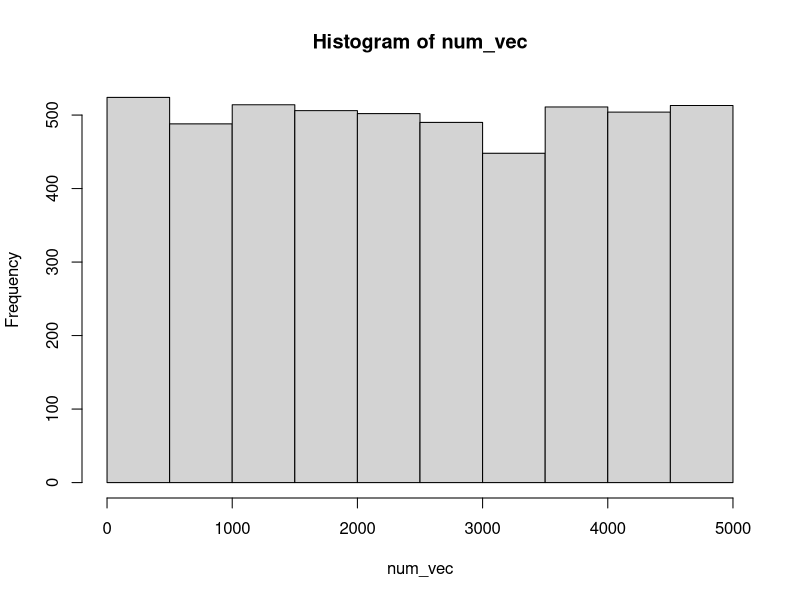

This figure's R source:
## ---- chunk 1
num_vec <- c(1,3,5)
num_vec

typeof(num_vec)

is.numeric(num_vec)

is.double(num_vec)

(mode(num_vec) == "numeric")
## ---- chunk 2

int_vec <- c(5L)

typeof(int_vec)

is.numeric(int_vec)

is.integer(int_vec)

is.double(int_vec)

## ---- chunk 3
char_vec <- c("Hello", "World")

char_vec

typeof(char_vec)

is.character(char_vec)

length(char_vec)

## ---- chunk 4
log_vec <- rep(c(TRUE, FALSE), each=20)
log_vec

is.logical(log_vec)

is.numeric(log_vec)

is.character(log_vec)
## ---- chunk 5
num <- c(1:50)

num %% 2 == 0

table(num %% 2 == 0)

which(num %% 2 == 0)

typeof(num %% 2 == 0)

## Complete.cases and is.na()
sample <- cbind(col1=rep(c(1,NA,3)),col2=rep(c(NA,4,6)))

typeof(sample)

is.na(sample)

complete.cases(sample)

## ---- chunk 6


int_vec <- c(int_vec, 6)

is.numeric(int_vec)

is.integer(int_vec)

is.double(int_vec)

## ---- chunk 7

another_int_vec <- as.integer(3,19)

is.numeric(another_int_vec)

is.integer(another_int_vec)

is.double(another_int_vec)

## ---- chunk 8
num_vec[1]
num_vec[2]

num_vec[4]

num_vec[0]

## ---- chunk 9
num_vec[4] <- 7 ## You can only do this if you know the dimensions and if you know the last used index
num_vec

num_vec <- c(num_vec,9)
num_vec

num_vec <- num_vec[-1]
num_vec

## ---- chunk 10
vec_1 <- seq(1:3)

length(vec_1)

#vec_2 <- seq(1:20, by=2)

vec_2 <- seq(1, 20, by=2)

length(vec_2)

## Recycling of smaller vectors when operating with larger vectors

vec_2

vec_1

vec_2 + vec_1

vec_3 <- seq(1, 20, by=3)

vec_3 + vec_1

1:10 %% 2

## Seq in loop operations

x <- rnorm(5)

for(i in seq(x)) {
    print(x[i])
}

## ---- chunk 11
vec <- rep(1, 5)
vec

rep(c(5,12,13),3)

rep(c(5,12,13),each=2)

## ---- chunk 12
## Single condition

num_vec <- runif(5000, min=1, max=5000)

range(num_vec)

hist(num_vec)

#num_vec[num_vec >= 2500]

length(num_vec[num_vec >= 2500])

## Compound conditions

comp_vec <- seq(1000)

range(comp_vec)

length(comp_vec[(comp_vec >= 250 & comp_vec < 500)])

## ---- chunk 13
x <- c(6,1:3,NA,12)

x

x[x > 5]

subset(x, x > 5)

## ---- chunk 14
x <- 1:3
x

names(x) <- c("one", "two", "three")

x

x["one"]

x["two"]

x["three"]
## ---- chunk 15
mat1 <- matrix(1:12)
mat1

mat1 <- matrix(1:12, nrow=3)
mat1

mat1 <- matrix(1:12, ncol=3)
mat1

mat1 <- matrix(1:12, ncol=3, byrow=TRUE)
mat1

## ---- chunk 16

mat1 <- matrix(1:4,nrow=2)
mat1

mat2 <- matrix(5:8,nrow=2)
mat2

## Matrix Addition

mat1 + mat2

mat3 <- matrix(1:9, nrow=3)
mat3

## Illustration of length difference
#mat1 + mat3

## Matrix Multiplication

mat1 %*% mat2 ## Note the %*% operator

## Regular element by element multiplication

mat1
mat2

mat1 * mat2

## Illustration of dimension difference 

## mat1 %*% mat3

dim(mat1)
dim(mat3)

## Matrix element naming
mat1
names(mat1)

names(mat1) <- c("a","b")

names(mat1)

mat1
mat1["a"]
## ---- chunk 17
mat1 <- matrix(1:4,nrow=2)
mat1

mat1[1,] ## row

mat1[,1] ## column

mat1[1,2] ## unique element

mat1[-1,] ## excluding row

mat1[,-2] ## excluding column

## Changing specific rows

mat3 <- matrix(1:9, ncol=3)
mat3

mat3[c(1,3),] <- matrix(1:6, nrow=2, byrow=TRUE)
mat3

mat4 <- matrix(1:9, ncol=3)
mat4

mat4[,c(1,3)] <- matrix(10:15, nrow=2)
mat4

## ---- chunk 18
mat5 <- matrix(c(1:6,rep(NA, 3),10:12), nrow=6)
mat5

complete.cases(mat5)
mat5[complete.cases(mat5),]

mat6 <- matrix(1:9, nrow=3, byrow=TRUE)
mat6

mat6[mat6[,2] > 4,]

## Be Cognizant of return types

mat7 <- matrix(seq(4),nrow=2)
mat7
attributes(mat7)

mat8 <- mat7[,2]
mat8
attributes(mat8)

## Using drop

mat9 <- mat7[,2,drop=FALSE]
mat9
attributes(mat9)


## Using as.matrix

mat10 <- matrix(seq(25), nrow=5)
mat10
dim(mat10)

mat11 <- mat10[,c(2)]
mat11
dim(mat11)

mat11 <- as.matrix(mat10[,c(2)])
mat11
dim(mat11)

## ---- chunk 19
mat1 <- matrix(1:20, nrow=5)
mat1

rbind(mat1, c(40:43))

mat1 <- rbind(mat1, c(40:43))
mat1

mat2 <- matrix(1:9, nrow=3, byrow = TRUE)
mat2

cbind(mat2, matrix(100:102, ncol=1))

mat2 <- cbind(mat2, matrix(100:102, ncol=1))
mat2

## ---- chunk 20

first <- matrix(seq(700,1500, by=100), nrow=3)
first

second <- matrix(seq(250,650, by=50), nrow=3)
second

third <- matrix(seq(2000,2800, by=100), nrow=3)
third

a1 <- array(data=c(first, second, third), dim=c(3,3,3))
a1

dim(a1)
